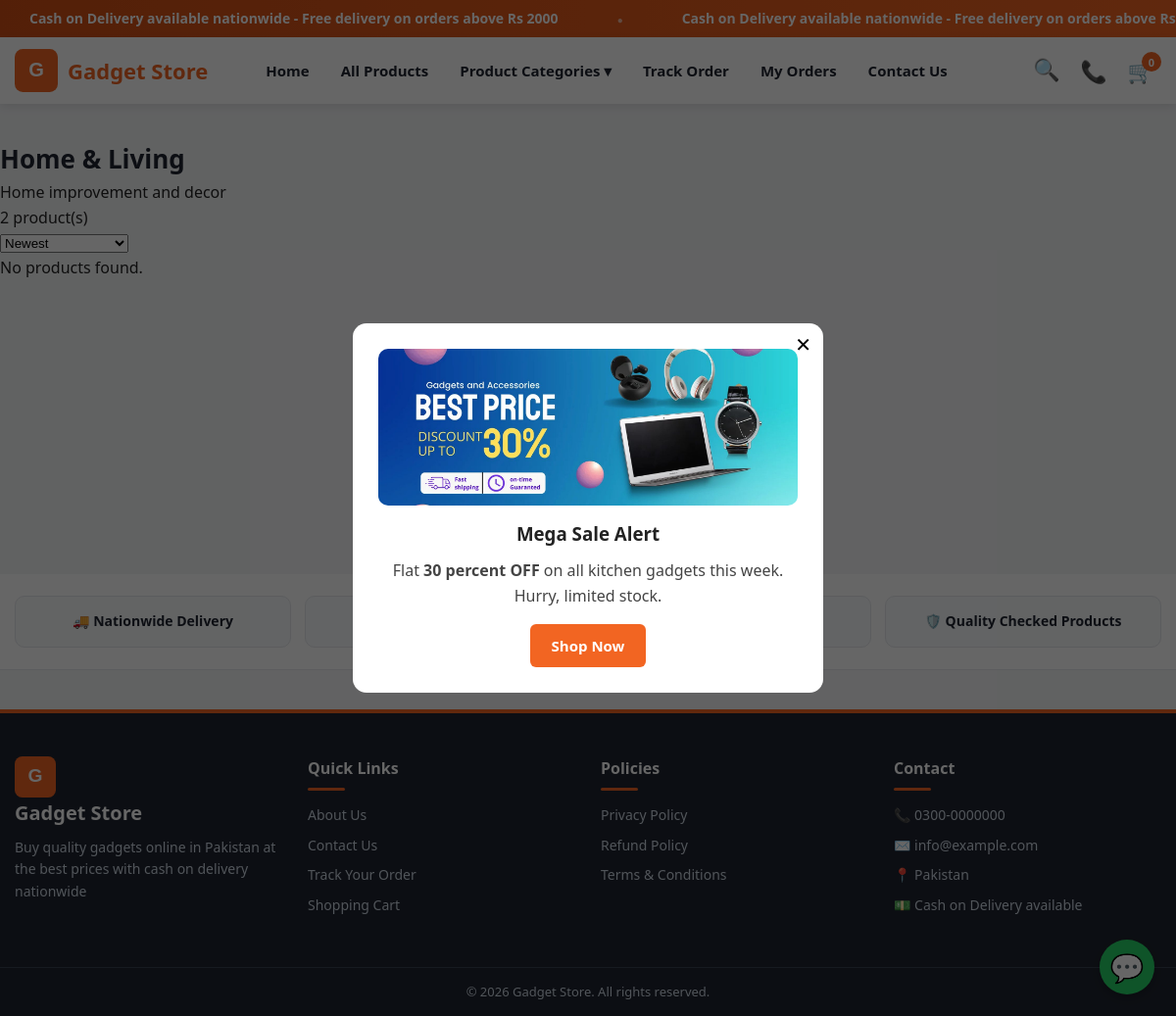
The page /category.php?slug=home-living on the database its author committed.
### tables this page shows
CREATE TABLE IF NOT EXISTS categories (
  id INT AUTO_INCREMENT PRIMARY KEY,
  name VARCHAR(150) NOT NULL,
  slug VARCHAR(160) NOT NULL UNIQUE,
  image VARCHAR(255) DEFAULT '',
  description TEXT,
  sort_order INT DEFAULT 0,
  status ENUM('active','inactive') NOT NULL DEFAULT 'active',
  meta_title VARCHAR(200) DEFAULT '',
  meta_description VARCHAR(300) DEFAULT '',
  meta_keywords VARCHAR(300) DEFAULT '',
  created_at TIMESTAMP DEFAULT CURRENT_TIMESTAMP
);

CREATE TABLE IF NOT EXISTS popups (
  id INT AUTO_INCREMENT PRIMARY KEY,
  title VARCHAR(200) DEFAULT '',
  image VARCHAR(255) DEFAULT '',
  content TEXT,
  button_text VARCHAR(100) DEFAULT '',
  button_link VARCHAR(255) DEFAULT '',
  status ENUM('active','inactive') NOT NULL DEFAULT 'active'
);

### config/database.php (called while the page is built, shortened)
<?php
function db(): PDO {
    static $pdo = null;
    if ($pdo === null) {
        $dsn = 'mysql:host=' . DB_HOST . ';dbname=' . DB_NAME . ';charset=utf8mb4';
        $pdo = new PDO($dsn, DB_USER, DB_PASS, [
            PDO::ATTR_ERRMODE => PDO::ERRMODE_EXCEPTION,
            PDO::ATTR_DEFAULT_FETCH_MODE => PDO::FETCH_ASSOC,
        ]);
    }
    return $pdo;
}

### includes/functions.php (called while the page is built, shortened)
<?php
require_once __DIR__ . '/../config/database.php';
function e($s) {
    return htmlspecialchars((string)$s, ENT_QUOTES, 'UTF-8');
}
function base_url($path = '') {
    $proto = (!empty($_SERVER['HTTPS']) && $_SERVER['HTTPS'] !== 'off') ? 'https' : 'http';
    $host  = $_SERVER['HTTP_HOST'] ?? 'localhost';
    $script = str_replace('\\', '/', $_SERVER['SCRIPT_NAME'] ?? '/index.php');
    $dir = rtrim(dirname($script), '/');
    $base = $proto . '://' . $host . ($dir === '' || $dir === '/' ? '' : $dir);
    return rtrim($base, '/') . '/' . ltrim($path, '/');
}
function setting($key, $default = '') {
    static $cache = null;
    if ($cache === null) {
        $cache = [];
        try {
            foreach (db()->query("SELECT skey, svalue FROM settings") as $r) {
                $cache[$r['skey']] = $r['svalue'];
            }
        } catch (Exception $ex) {  }
    }
    return array_key_exists($key, $cache) ? $cache[$key] : $default;
}
function site_name() {
    return setting('site_name', 'Gadget Store');
}
function img_url($path) {
    if (strpos($path, 'assets/') === 0) return base_url($path);
    return base_url('uploads/' . ltrim($path, '/'));
}
function active_categories() {
    return db()->query("SELECT * FROM categories WHERE status = 'active' ORDER BY sort_order, name")->fetchAll();
}

### category.php (the view, shortened to what this page needs)
<?php
require_once __DIR__ . '/includes/functions.php';
$slug = trim($_GET['slug'] ?? '');
$cat = null;
if ($slug !== '') {
    $st = db()->prepare("SELECT * FROM categories WHERE slug = ? AND status = 'active'");
    $st->execute([$slug]);
    $cat = $st->fetch();
    $heading   = $cat['name'];
} else {
    $pageTitle = 'All Products';
    $pageDesc  = '';
    $pageKeys  = '';
    $heading   = 'All Products';
}
$sort = $_GET['sort'] ?? 'newest';
$orderBy = 'p.id DESC';
$page = max(1, (int)($_GET['page'] ?? 1));
$per  = ITEMS_PER_PAGE;
$params = [];
$where = "p.status = 'active'";
if ($cat) {
    $where .= " AND p.category_id = ?";
    $params[] = (int)$cat['id'];
}
$st = db()->prepare("SELECT COUNT(*) FROM products p WHERE $where");
$st->execute($params);
$total = (int)$st->fetchColumn();
$offset = ($page - 1) * $per;
$st = db()->prepare("SELECT p.* FROM products p WHERE $where ORDER BY $orderBy LIMIT " . (int)$per . " OFFSET " . (int)$offset);
$st->execute($params);
$products = $st->fetchAll();
include __DIR__ . '/includes/header.php';
?>
<div class="container section">
  <h1 class="page-title"><?= e($heading) ?></h1>
  <?php if ($cat && $cat['description']): ?>
  <p class="cat-desc"><?= e($cat['description']) ?></p>
  <?php endif; ?>
  <div class="toolbar">
    <span><?= (int)$total ?> product(s)</span>
    <form method="get" class="sort-form">
      <select name="sort" onchange="this.form.submit()">
        <option value="newest"<?= $sort === 'newest' ? ' selected' : '' ?>>Newest</option>
      </select>
    </form>
  </div>
  <?php if ($products): ?>
  <div class="product-grid">
    <?php foreach ($products as $p): ?>
    <?php $disc = discount_percent($p); ?>
    <div class="product-card">
      <a href="<?= product_url($p) ?>"><img src="<?= e(product_thumb($p)) ?>" alt="<?= e($p['name']) ?>"></a>
      <?php if ($disc > 0): ?><span class="sale-badge">-<?= (int)$disc ?>%</span><?php endif; ?>
      <div class="p-info">
        <h3><a href="<?= product_url($p) ?>"><?= e($p['name']) ?></a></h3>
        <div class="p-price">
          <?php if ($disc > 0): ?><span class="old"><?= format_price($p['price']) ?></span><?php endif; ?>
          <span class="new"><?= format_price(sale_price($p)) ?></span>
        </div>
        <form class="add-cart-form" method="post" action="<?= base_url('ajax/cart.php') ?>">
          <input type="hidden" name="action" value="add">
          <input type="hidden" name="id" value="<?= (int)$p['id'] ?>">
          <div class="qty-step"><button type="button" class="qty-minus">&minus;</button><input type="number" name="qty" value="1" min="1"><button type="button" class="qty-plus">+</button></div>
          <button class="btn btn-add" type="submit">Add to Cart</button>
        </form>
      </div>
    </div>
    <?php endforeach; ?>
  </div>
  <?= pagination($total, $per, $page, $base) ?>
  <?php else: ?>
  <p>No products found.</p>
  <?php endif; ?>
</div>
<?php include __DIR__ . '/includes/footer.php'; ?>

### includes/footer.php (shortened to what this page needs)
</main>
<div class="trust-strip">
  <div class="container trust-grid">
    <div>🚚 Nationwide Delivery</div>
    <div>💵 Cash on Delivery</div>
    <div>↩️ 7-Day Easy Returns</div>
    <div>🛡️ Quality Checked Products</div>
  </div>
</div>
<footer class="site-footer">
  <div class="container footer-grid">
    <div class="f-col">
      <a class="f-logo" href="<?= base_url() ?>" aria-label="<?= e(site_name()) ?>">
        <img src="<?= base_url('assets/images/logo.svg') ?>" alt="<?= e(site_name()) ?>" width="42" height="42">
        <span><?= e(site_name()) ?></span>
      </a>
      <p><?= e(setting('meta_description', 'Quality gadgets at the best prices in Pakistan. Cash on Delivery nationwide.')) ?></p>
    </div>
    <div class="f-col">
      <h4>Quick Links</h4>
      <a href="<?= base_url('page.php?slug=about-us') ?>">About Us</a>
      <a href="<?= base_url('page.php?slug=contact-us') ?>">Contact Us</a>
      <a href="<?= base_url('track-order.php') ?>">Track Your Order</a>
      <a href="<?= base_url('cart.php') ?>">Shopping Cart</a>
    </div>
    <div class="f-col">
      <h4>Policies</h4>
      <a href="<?= base_url('page.php?slug=privacy-policy') ?>">Privacy Policy</a>
      <a href="<?= base_url('page.php?slug=refund-policy') ?>">Refund Policy</a>
      <a href="<?= base_url('page.php?slug=terms-conditions') ?>">Terms &amp; Conditions</a>
    </div>
    <div class="f-col">
      <h4>Contact</h4>
      <?php if (setting('contact_phone')): ?><p>📞 <?= e(setting('contact_phone')) ?></p><?php endif; ?>
      <?php if (setting('contact_email')): ?><p>✉️ <?= e(setting('contact_email')) ?></p><?php endif; ?>
      <?php if (setting('contact_address')): ?><p>📍 <?= e(setting('contact_address')) ?></p><?php endif; ?>
      <p>💵 Cash on Delivery available</p>
    </div>
  </div>
  <div class="footer-bottom">
    <div class="container">© <?= date('Y') ?> <?= e(site_name()) ?>. All rights reserved.</div>
  </div>
</footer>
<?php
$waDigits = preg_replace('/\D/', '', setting('whatsapp_number'));
if ($waDigits !== '' && $waDigits[0] === '0') $waDigits = '92' . substr($waDigits, 1);
?>
<?php if ($waDigits): ?>
<a class="wa-float" href="https://wa.me/<?= e($waDigits) ?>?text=<?= urlencode('Hello! I want to place an order.') ?>" target="_blank" aria-label="Chat on WhatsApp">💬</a>
<?php endif; ?>
<?php
try {
    $pop = db()->query("SELECT * FROM popups WHERE status = 'active' ORDER BY id DESC LIMIT 1")->fetch();
} catch (Exception $ex) { $pop = null; }
?>
<?php if ($pop): ?>
<div class="popup-overlay" id="salePopup" style="display:none">
  <div class="popup-box">
    <button class="popup-close" id="popupClose">✕</button>
    <?php if ($pop['image']): ?><img src="<?= e(img_url($pop['image'])) ?>" alt="<?= e($pop['title']) ?>"><?php endif; ?>
    <h3><?= e($pop['title']) ?></h3>
    <div class="popup-content"><?= $pop['content']  ?></div>
    <?php if ($pop['button_text']): ?><a class="btn" href="<?= e($pop['button_link'] ?: base_url()) ?>"><?= e($pop['button_text']) ?></a><?php endif; ?>
  </div>
</div>
<?php endif; ?>
</body>
</html>

### assets/css/style.css (style rules this page uses)
:root { --primary:#f26522; --primary-dark:#d14f14; --accent:#e63946; --dark:#1f2430; --gray:#6b7280; --bg:#f4f5f7; --card:#ffffff; --border:#e5e7eb; --wa:#25d366; --radius:10px; }
* { box-sizing:border-box;margin:0;padding:0 }
body { font-family:'Segoe UI',Arial,sans-serif;background:var(--bg);color:#222;line-height:1.6 }
a { color:inherit;text-decoration:none }
img { max-width:100%;display:block }
.container { max-width:1200px;margin:0 auto;padding:0 15px }
.btn { display:inline-block;background:var(--primary);color:#fff;border:none;padding:10px 22px;border-radius:6px;cursor:pointer;font-size:15px;font-weight:600 }
.section { padding:36px 0 }
.page-title { font-size:26px;color:var(--dark) }
.popup-overlay { position:fixed;inset:0;background:rgba(0,0,0,.6);z-index:200;display:flex;align-items:center;justify-content:center;padding:20px }
.popup-box { background:#fff;border-radius:14px;max-width:480px;width:100%;padding:26px;position:relative;text-align:center;animation:pop .3s }
.popup-box img { border-radius:10px;margin-bottom:14px;max-height:260px;width:100%;object-fit:cover }
.popup-close { position:absolute;top:10px;right:12px;background:none;border:none;font-size:20px;cursor:pointer }
.popup-content { margin:10px 0 16px;color:#444 }
.wa-float { position:fixed;bottom:22px;right:22px;background:var(--wa);color:#fff;width:56px;height:56px;border-radius:50%;display:flex;align-items:center;justify-content:center;font-size:28px;z-index:150;box-shadow:0 4px 12px rgba(0,0,0,.25) }
.site-footer { background:var(--dark);color:#cbd5e1;margin-top:40px;border-top:4px solid var(--primary) }
.trust-strip { background:#fff;border-bottom:1px solid var(--border) }
.trust-grid { display:grid;grid-template-columns:repeat(auto-fit,minmax(200px,1fr));gap:14px;padding:22px 15px;text-align:center;font-weight:700;color:var(--dark);font-size:14px }
.trust-grid div { background:#f8fafc;border:1px solid var(--border);border-radius:10px;padding:14px 10px }
.footer-grid { display:grid;grid-template-columns:repeat(auto-fit,minmax(220px,1fr));gap:26px;padding:44px 15px }
.f-col h4 { color:#fff;margin-bottom:14px;padding-bottom:10px;position:relative;font-size:16px }
.f-col h4::after { content:'';position:absolute;left:0;bottom:0;width:38px;height:3px;background:var(--primary);border-radius:2px }
.f-col a,.f-col p { display:block;margin-bottom:8px;font-size:14px }
.f-logo { display:inline-flex;align-items:center;gap:10px;margin-bottom:10px;text-decoration:none }
.f-logo img { width:42px;height:42px;object-fit:contain }
.f-logo span { font-size:20px;font-weight:800;color:#fff }
.footer-bottom { border-top:1px solid #374151;padding:14px 0;text-align:center;font-size:13px }

### assets/css/patch.css (style rules this page uses)
html,body { overflow-x:clip }

### rows shown on the page
categories: name "Home & Living", description "Home improvement and decor"
popups: image (picture), title "Mega Sale Alert", content "Flat 30 percent OFF on all kitchen gadgets this week. Hurry, limited stock.", button_text "Shop Now"

### other values the page prints
site_name() "Gadget Store"
$cartN "0"
$total "2"
setting('contact_phone') "0300-0000000"
setting('contact_email') "info@example.com"
setting('contact_address') "Pakistan"
